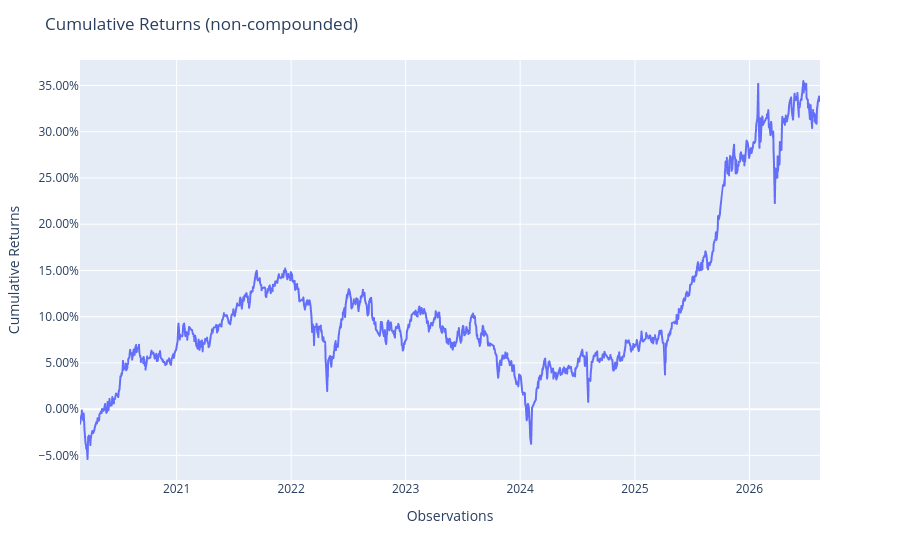

This figure's notebook cell:
### Code cell
oos_mpt = MultiPeriodPortfolio([fold['test'] for fold in fold_results],compounded=False)
oos_mpt.plot_cumulative_returns()

### Figure 1 — Plotly figure (JSON) as saved in the notebook; plotly's stock layout.template omitted (floating-point values rounded to 4 significant figures; data arrays with more than 128 entries replaced by an {"elided": "..."} marker saying what was removed)
{"data": [{"hovertemplate": "variable=cumulative_returns<br>index=%{x}<br>value=%{y}<extra></extra>", "legendgroup": "cumulative_returns", "line": {"color": "#636efa", "dash": "solid"}, "marker": {"symbol": "circle"}, "mode": "lines", "name": "cumulative_returns", "showlegend": true, "type": "scattergl", "x": {"elided": "1569 str values"}, "xaxis": "x", "y": {"elided": "1569 float values"}, "yaxis": "y"}], "layout": {"legend": {"title": {"text": "variable"}, "tracegroupgap": 0}, "margin": {"t": 60}, "showlegend": false, "title": {"text": "Cumulative Returns (non-compounded)"}, "xaxis": {"anchor": "y", "domain": [0, 1], "title": {"text": "Observations"}}, "yaxis": {"anchor": "x", "domain": [0, 1], "tickformat": ".2%", "title": {"text": "Cumulative Returns"}}}}
